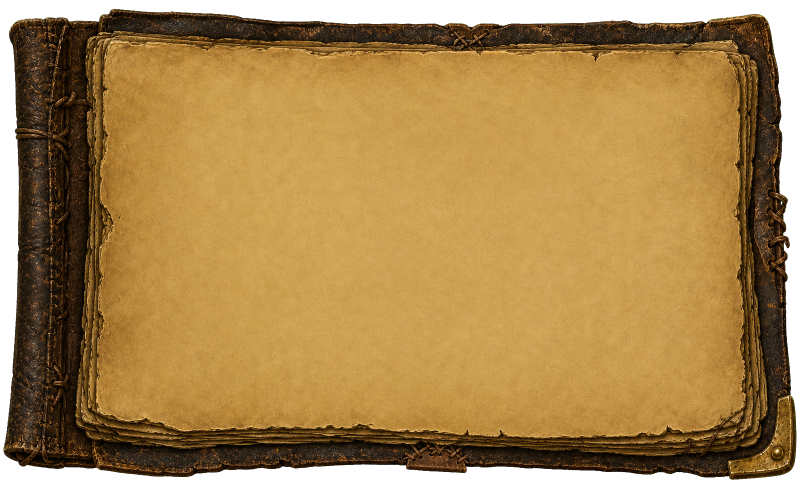
#> input picture assets/source/chat/v3/ChatBookFrame_Master_v3.png, 1608 x 978 px (shown at 1/2 size)
$ python build_chat_copy_v1_3_candidates.py build-a
#> lines starting #> are read from the running program, lines starting #| are printed output that depends on the picture
#!/usr/bin/env python3
"""Build and review CHAT.COPY.V1.3 with local deterministic image operations.

The authorized V1.3 pipeline performs no network access, ImageGen call, or upload.
It derives A from the accepted Chat V3 parchment and reads only the fixed-SHA first
V1.2 B1 raw as surface material. All B geometry, state differences, alpha masks,
layer order, runtime scaling, and previews are owned by this script.
"""

from __future__ import annotations

import argparse
from collections import deque
import hashlib
import json
from pathlib import Path
from typing import Iterable, Sequence

from PIL import Image, ImageChops, ImageDraw


ROOT = Path(__file__).resolve().parents[1]
SOURCE_FRAME = ROOT / "assets/source/chat/v3/ChatBookFrame_Master_v3.png"
DONOR_RAW = (
    ROOT
    / "generated/chat/copy/v1_2/b1/"
    "CHAT.COPY.TOGGLE.CLOSED.V1_2.raw.png"
)
BOOK_PREVIEW = (
    ROOT / "generated/chat/v3/runtime-artifacts/ChatBookFrame_440x320_v3.png"
)

OUTPUT_ROOT = ROOT / "generated/chat/copy/v1_3"
A_CANDIDATE = OUTPUT_ROOT / "a/CHAT.COPY.SURFACE.V1_3.candidate.png"
B_CLOSED = OUTPUT_ROOT / "b/CHAT.COPY.TOGGLE.CLOSED.V1_3.candidate.png"
B_OPEN = OUTPUT_ROOT / "b/CHAT.COPY.TOGGLE.OPEN.V1_3.candidate.png"
DIAGNOSTIC_DIR = OUTPUT_ROOT / "diagnostics"
PREVIEW_DIR = OUTPUT_ROOT / "previews"
BUILD_RECORD = OUTPUT_ROOT / "CHAT.COPY.V1_3.build.json"

AUTHORIZATION_COMMIT = "77fb32f804d0b06700fcef4f9562318635866baa"
EXPECTED_SOURCE_SHA256 = (
    "f45cfe614dffd4cbc1e17b1af0f6c66b2100f530c353e3954956476b7cf05057"
)
EXPECTED_DONOR_SHA256 = (
    "682459afa17ac43d3961085d211b340ed446152cf52fd2e7b250422316180e4b"
)
EXPECTED_SOURCE_SIZE = (1608, 978)
EXPECTED_DONOR_SIZE = (1254, 1254)

A_CROP = (270, 130, 1338, 827)
A_SIZE = (1140, 744)
A_SLICE_X = (0, 24, 1116, 1140)
A_SLICE_Y = (0, 24, 720, 744)
A_TEXT_SAFE = (30, 24, 1110, 720)

DONOR_CROP = (360, 242, 915, 994)
CANVAS_SIZE = (1024, 1024)
OUTER_BOX = (336, 304, 688, 720)
OUTER_SIZE = (352, 416)

LOWER_LEAF = ((336, 348), (674, 332), (687, 719), (344, 711))
UPPER_CLOSED = ((370, 328), (650, 340), (638, 672), (358, 690))
UPPER_OPEN = ((370, 328), (650, 340), (678, 684), (350, 704))
TOP_CLAMP = (
    (420, 312),
    (584, 304),
    (606, 338),
    (592, 378),
    (414, 370),
    (402, 340),
)

RUNTIME_BOOK_SIZE = (440, 320)
RUNTIME_SURFACE_SIZE = (380, 248)
RUNTIME_EXPANDED_SURFACE_SIZE = (480, 348)
RUNTIME_TOGGLE_SIZE = (22, 26)
RUNTIME_HIT_SIZE = (28, 32)
RUNTIME_SURFACE_POS = (30, 32)
RUNTIME_TOGGLE_POS = (404, 155)
RUNTIME_HIT_POS = (401, 152)


def sha256(path: Path) -> str:
    digest = hashlib.sha256()
    with path.open("rb") as handle:
        for block in iter(lambda: handle.read(1024 * 1024), b""):
            digest.update(block)
    return digest.hexdigest()


def ensure_parent(path: Path) -> None:
    path.parent.mkdir(parents=True, exist_ok=True)


def save_png(image: Image.Image, path: Path) -> None:
    ensure_parent(path)
    image.save(path, format="PNG", compress_level=9)


def load_verified(
    path: Path,
    expected_size: tuple[int, int],
    expected_mode: str,
    expected_sha256: str,
) -> Image.Image:
    actual_sha = sha256(path)
    if actual_sha != expected_sha256:
        raise RuntimeError(
            f"Unexpected SHA-256 for {path}: {actual_sha} != {expected_sha256}"
        )
    image = Image.open(path)
    image.load()
    if image.size != expected_size or image.mode != expected_mode:
        raise RuntimeError(
            f"Expected {expected_size} {expected_mode}, got "
            f"{image.size} {image.mode}: {path}"
        )
    return image


def require_accepted_frame() -> Image.Image:
    return load_verified(
        SOURCE_FRAME,
        EXPECTED_SOURCE_SIZE,
        "RGBA",
        EXPECTED_SOURCE_SHA256,
    )
#> in load_verified, image is the input picture: PIL image 1608x978 RGBA; mean R, G, B, A 139.8, 106, 52.3, 225.1


# [21 lines left out: functions require_donor, require_a_candidate, not called in this run]


def cap_partial_green(image: Image.Image) -> Image.Image:
    """Reapply the authorized partial-alpha green cap after interpolation."""

    output = image.convert("RGBA").copy()
    pixels = output.load()
    for y in range(output.height):
        for x in range(output.width):
            red, green, blue, alpha = pixels[x, y]
            if 0 < alpha < 255:
                green = min(green, max(0, max(red, blue) - 1))
                pixels[x, y] = (red, green, blue, alpha)
    return output


def resize_rgba(image: Image.Image, size: tuple[int, int]) -> Image.Image:
    """Lanczos-resize RGBA in premultiplied space and reapply spill cleanup."""

    if image.size == size:
        return cap_partial_green(image)
    premultiplied = image.convert("RGBA").convert("RGBa")
    resized = premultiplied.resize(size, Image.Resampling.LANCZOS)
    return cap_partial_green(resized.convert("RGBA"))


def render_nine_slice(
    source: Image.Image,
    target_size: tuple[int, int],
    destination_border: int = 8,
) -> Image.Image:
    target_width, target_height = target_size
    if target_width <= destination_border * 2:
        raise ValueError("Target width is smaller than the fixed borders.")
    if target_height <= destination_border * 2:
        raise ValueError("Target height is smaller than the fixed borders.")

    destination_x = (
        0,
        destination_border,
        target_width - destination_border,
        target_width,
    )
    destination_y = (
        0,
        destination_border,
        target_height - destination_border,
        target_height,
    )
    output = Image.new("RGBA", target_size, (0, 0, 0, 0))
    for row in range(3):
        for column in range(3):
            source_box = (
                A_SLICE_X[column],
                A_SLICE_Y[row],
                A_SLICE_X[column + 1],
                A_SLICE_Y[row + 1],
            )
            destination_box = (
                destination_x[column],
                destination_y[row],
                destination_x[column + 1],
                destination_y[row + 1],
            )
            tile = resize_rgba(
                source.crop(source_box),
                (
                    destination_box[2] - destination_box[0],
                    destination_box[3] - destination_box[1],
                ),
            )
            output.alpha_composite(tile, destination_box[:2])
    return output


def build_a() -> Image.Image:
    source = require_accepted_frame()
    crop = source.crop(A_CROP)
    if crop.size != (1068, 697):
        raise RuntimeError(f"Unexpected A crop size: {crop.size}")
    candidate = resize_rgba(crop, A_SIZE)
    candidate.putalpha(255)
    if candidate.size != A_SIZE or candidate.mode != "RGBA":
        raise RuntimeError("A candidate failed its size or mode contract.")
    if candidate.getchannel("A").getbbox() != (0, 0, *A_SIZE):
        raise RuntimeError("A candidate is not fully visible.")
    if (
        A_SLICE_X[2] - A_SLICE_X[1],
        A_SLICE_Y[2] - A_SLICE_Y[1],
    ) != (1092, 696):
        raise RuntimeError("A nine-slice center no longer matches the contract.")
    if (
        A_TEXT_SAFE[2] - A_TEXT_SAFE[0],
        A_TEXT_SAFE[3] - A_TEXT_SAFE[1],
    ) != (1080, 696):
        raise RuntimeError("A text-safe center no longer matches the contract.")
    save_png(candidate, A_CANDIDATE)

    real_size = render_nine_slice(candidate, RUNTIME_SURFACE_SIZE)
    expanded_size = render_nine_slice(
        candidate, RUNTIME_EXPANDED_SURFACE_SIZE
    )
    save_png(
        real_size,
        PREVIEW_DIR / "CHAT.COPY.SURFACE.V1_3.nineslice.380x248.png",
    )
    save_png(
        expanded_size,
        PREVIEW_DIR / "CHAT.COPY.SURFACE.V1_3.nineslice.480x348.png",
    )

    safe_area = real_size.copy()
    draw = ImageDraw.Draw(safe_area)
    draw.rectangle((10, 8, 369, 239), outline=(170, 35, 28, 255), width=1)
    save_png(
        safe_area,
        PREVIEW_DIR / "CHAT.COPY.SURFACE.V1_3.text-safe.380x248.png",
    )
    return candidate


# [501 lines left out: functions chroma_to_alpha, polygon_mask, union_masks, canvas_from_patch, masked_layer, solve_linear_system and 14 more, not called in this run]


def runtime_toggle(candidate: Image.Image) -> Image.Image:
    return resize_rgba(candidate.crop(OUTER_BOX), RUNTIME_TOGGLE_SIZE)


# [168 lines left out: functions build_previews, write_build_record, build_all, not called in this run]


def parse_args() -> argparse.Namespace:
    parser = argparse.ArgumentParser()
    parser.add_argument(
        "command",
        choices=("build-a", "build-b", "build-previews", "build-all"),
    )
    return parser.parse_args()


def main() -> None:
    args = parse_args()
    if args.command == "build-a":
        build_a()
#> in build_a, `crop = source.crop(A_CROP)`:
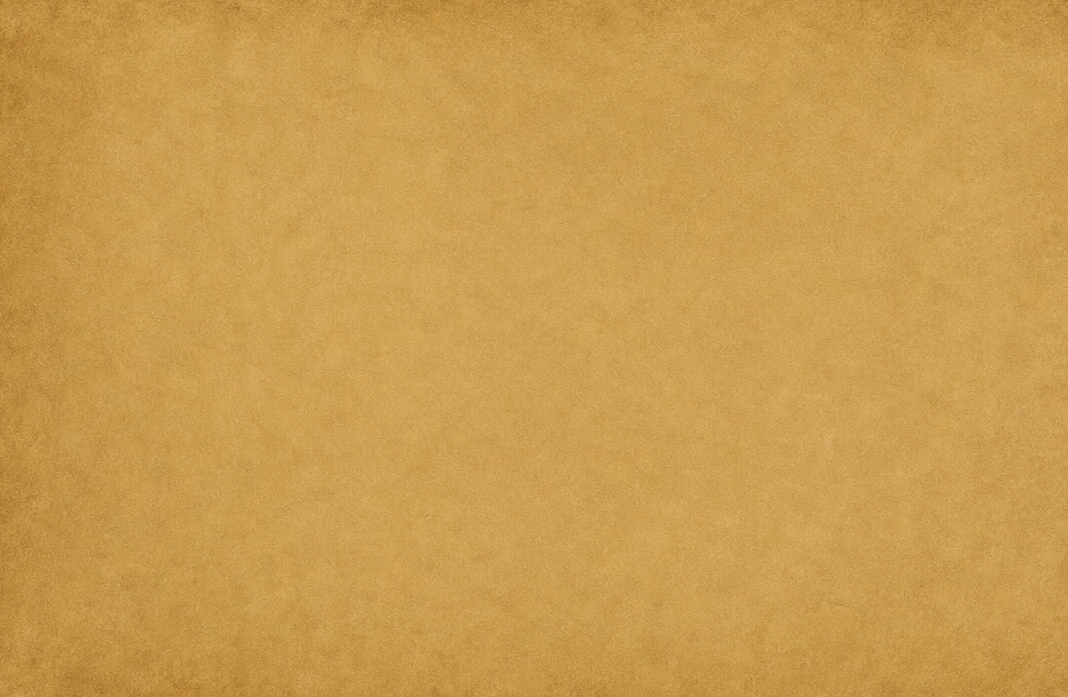
#> crop: PIL image 1068x697 RGBA; mean R, G, B, A 201.6, 156.7, 79.7, 255
#> in render_nine_slice, `output = Image.new("RGBA", target_size, (0, 0, 0, 0))`: output: PIL image 380x248 RGBA; every value is 0
#> the loop in render_nine_slice, `for row in range(3):` made 3 passes
#> pass 1, in resize_rgba (call 3), `premultiplied = image.convert("RGBA").convert("RGBa")`:
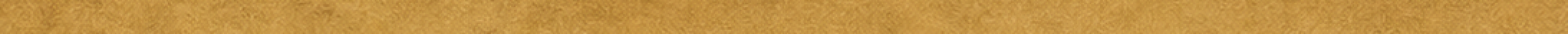
#> premultiplied: PIL image 1092x24 RGBa (shown 2 times larger); mean R, G, B, A 194.3, 146.7, 69.1, 255
#> pass 2, in resize_rgba (call 5), `premultiplied = image.convert("RGBA").convert("RGBa")`:
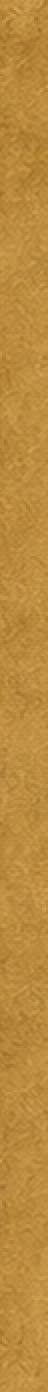
#> premultiplied: PIL image 24x696 RGBa (shown 2 times larger); mean R, G, B, A 187.1, 139.2, 62.7, 255
#> in render_nine_slice (call 2), `output = Image.new("RGBA", target_size, (0, 0, 0, 0))`: output: PIL image 480x348 RGBA; every value is 0
#> the loop in render_nine_slice (call 2), `for row in range(3):` made 3 passes
#> pass 2, in resize_rgba (call 15), `resized = premultiplied.resize(size, Image.Resampling.LANCZOS)`:
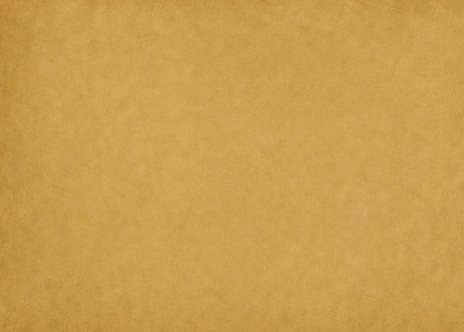
#> resized: PIL image 464x332 RGBa; mean R, G, B, A 202.5, 157.9, 80.9, 255
#> pass 2, in resize_rgba (call 16), `premultiplied = image.convert("RGBA").convert("RGBa")`:
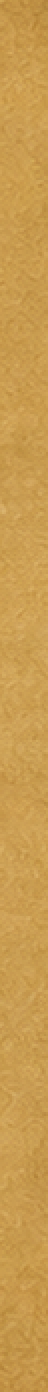
#> premultiplied: PIL image 24x696 RGBa (shown 2 times larger); mean R, G, B, A 200.9, 156, 80.2, 255
#> pass 3, in resize_rgba (call 17), `premultiplied = image.convert("RGBA").convert("RGBa")`:
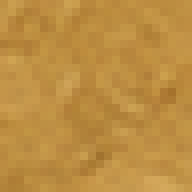
#> premultiplied: PIL image 24x24 RGBa (shown 8 times larger); mean R, G, B, A 189.2, 142.2, 66.4, 255
#> in save_png (call 4), `image.save(path, format="PNG", compress_level=9)`:
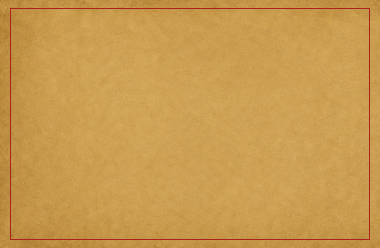
#> saved as CHAT.COPY.SURFACE.V1_3.text-safe.380x248.png: PIL image 380x248 RGBA; mean R, G, B, A 201.2, 155.3, 79.1, 255
        return
    if args.command == "build-b":
        paper = require_a_candidate()
        closed, opened, b_metrics = build_b(paper)
        write_build_record(paper, closed, opened, b_metrics)
        return
    if args.command == "build-previews":
        paper = require_a_candidate()
        closed = Image.open(B_CLOSED).convert("RGBA")
        opened = Image.open(B_OPEN).convert("RGBA")
        build_previews(paper, closed, opened)
        return
    build_all()


if __name__ == "__main__":
    main()
